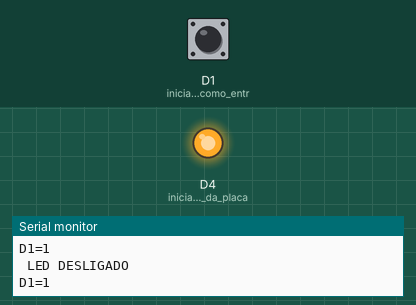
A sketch run on a simulated ESP8266 (NodeMCU). On the bench: output pins drawn as LEDs (lit = HIGH), the last lines printed to the serial monitor. The inputs (shaded band) are chosen by the test bench; at power-on: D1 (inicializa_o_D1_como_entr) HIGH.

Above: at 2.8 s.
2.9 s: D1 (inicializa_o_D1_como_entr) pulled LOW for 1.2 s
At 5.0 s:
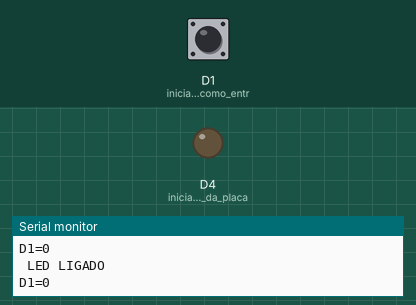
7.5 s: D1 (inicializa_o_D1_como_entr) pulled LOW for 3.2 s
At 12.3 s:
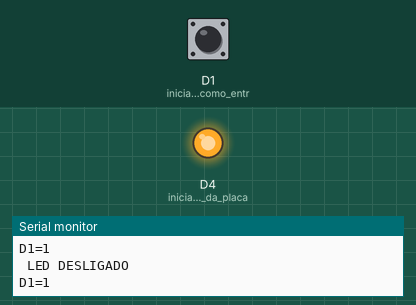
Timing chart, 0 to 13.8 s (numbered marks = the images above; inputs shaded):
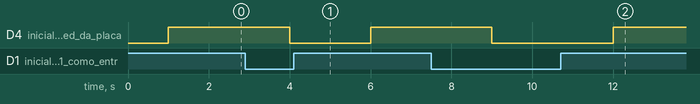

The sketch:

Low_aciona_o_led.ino
```cpp
/*Pratica 1 Esp 8266
 * Blink led placa.
 */
bool chave;

void setup() {
  // put your setup code here, to run once:

Serial.begin(9600);
pinMode(D1, INPUT_PULLUP); // inicializa o D1 como entrada Pullup, botão puch botton físico.
pinMode(D4, OUTPUT); // inicializa o led da placa como saida

}

void loop() {
  // put your main code here, to run repeatedly:

chave = digitalRead(D1); // bool signifca logica boleana 0 ou 1

Serial.print("D1=");
Serial.println(chave); // Serial print utilizado para verificar a situação atual do comando ou condição
delay(1000);
if (chave == LOW){

  digitalWrite (D4, LOW); // LOW Aciona o LED
  Serial.println(" LED LIGADO");
} else {
  digitalWrite (D4, HIGH); // HIGH Apaga o LED
  Serial.println(" LED DESLIGADO");

}

}
```

Measured:
- after the input at 2.9 s, D4 (inicializa_o_led_da_placa): HIGH → LOW after 1.1 s, → HIGH 2.0 s later
- after the input at 7.5 s, D4 (inicializa_o_led_da_placa): HIGH → LOW after 1.5 s, → HIGH 3.0 s later
